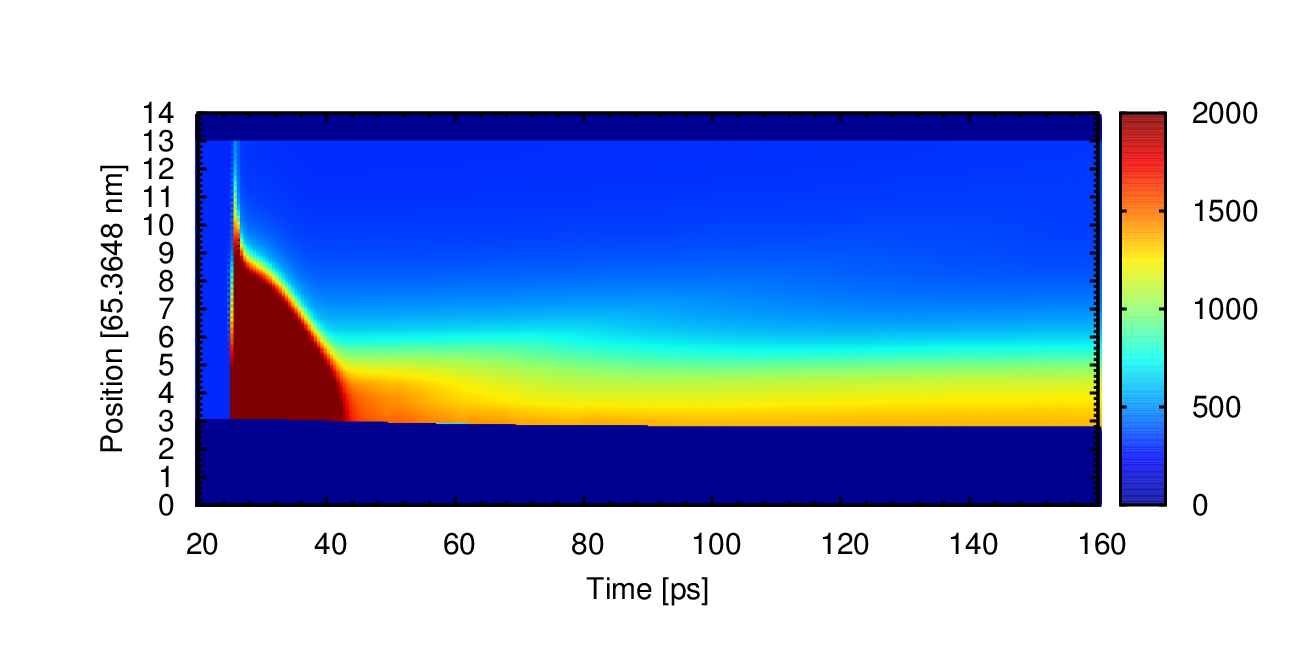

Here is the gnuplot script that generated this plot:
set terminal postscript color enhanced font 30 lw 3 size 18, 9

set xlabel "Time [ps]"
set ylabel "Position [65.3648 nm]"
set zlabel "Temperature [K]"

set output "Te.ps"

set pm3d map
#set palette rgbformulae 22,13,-31
#set palette color
#set palette model XYZ rgbformulae 7,5,15
#set palette defined ( 0 "green", 1 "blue", 2 "red", 3 "orange" )
#set palette model XYZ rgbformulae 7,5,15

#set palette rgb 33, 13, 10

set palette defined ( 0 '#000090',\
                      1 '#000fff',\
                      2 '#0090ff',\
                      3 '#0fffee',\
                      4 '#90ff70',\
                      5 '#ffee00',\
                      6 '#ff7000',\
                      7 '#ee0000',\
                      8 '#7f0000')


set xrange [20:160]
set yrange [0:14]

set xtics 20
set mxtics 5
set ytics 1
set mytics 5

set cbrange [0.0:2000]


#set ticslevel 

set cntrparam levels 10
#set auto
#set zrange [-1.0:1.0]
#set style data lines
#set title "Density Contour"
#set parametric
#set view map

#set view map
#set size ratio .9

#set object 1 rect from graph 0, graph 0 to graph 1, graph 1 back
#set object 1 rect fc rgb "black" fillstyle solid 1.0

splot "Gnuplot_Output.dat" using ($1*0.5):($2*13.85/320.00):($5) with p pointtype 5 pointsize 1 palette linewidth 100 notitle

#splot "Gnuplot_Den_Output.dat" using 1:2:3 with points palette pointsize 3 pointtype 7
#splot "Gnuplot_Den_Output.dat" using 1:2:3 with l palette pointsize 3 pointtype 7
